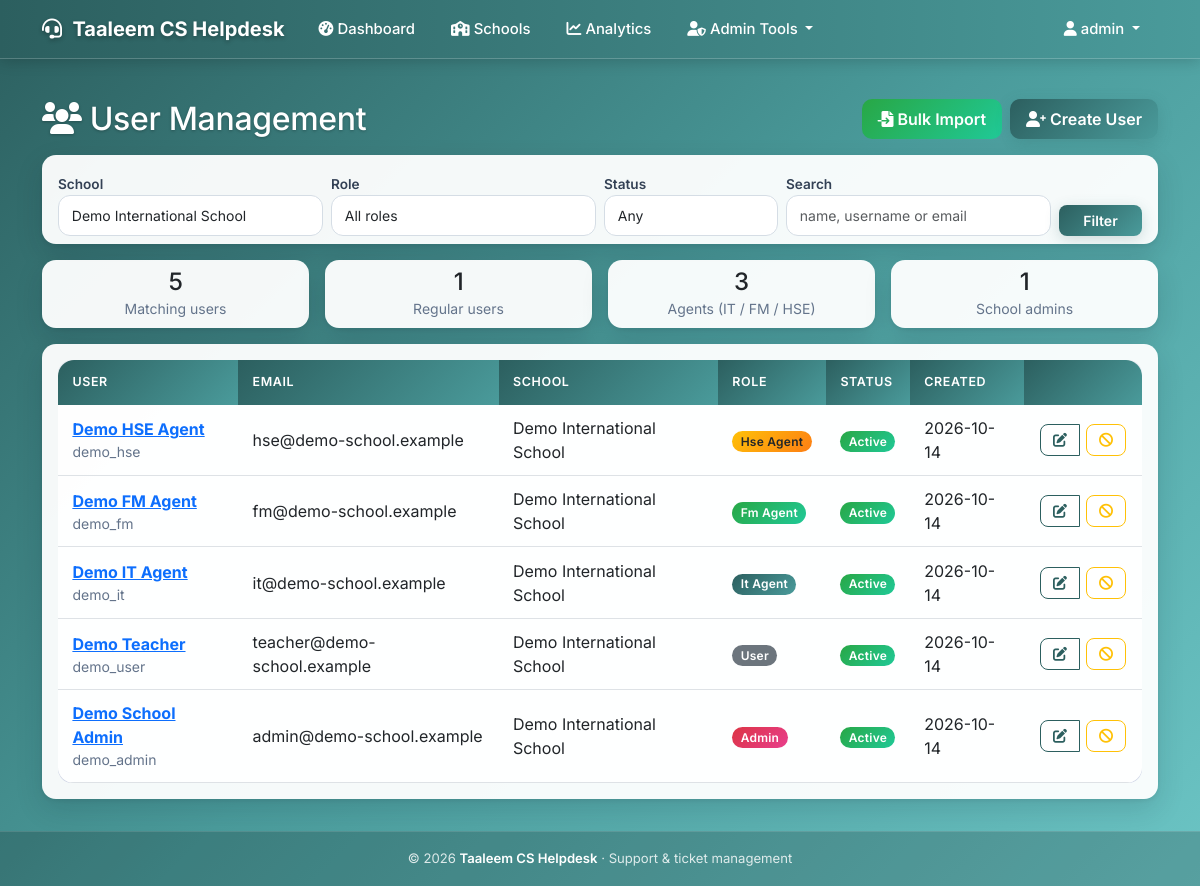
Page /admin/users?school_id=2 (signed in) on the committed database.
### models.py (models this page shows, shortened)
class SystemSettings(db.Model):
    __tablename__ = 'system_settings'
    id = db.Column(db.Integer, primary_key=True)
    system_name = db.Column(db.String(100), nullable=False, default='Al Qeyam Helpdesk')
    logo_filename = db.Column(db.String(200), nullable=True)
    updated_at = db.Column(db.DateTime, default=utc_now, onupdate=utc_now)

class User(UserMixin, db.Model):
    __tablename__ = 'users'
    id = db.Column(db.Integer, primary_key=True)
    username = db.Column(db.String(80), unique=True, nullable=False)
    email = db.Column(db.String(120), unique=True, nullable=False)
    password_hash = db.Column(db.String(255), nullable=False)
    role = db.Column(db.String(20), default='user')  # see ALL_ROLES
    department = db.Column(db.Text, nullable=True)  # free text / admin module permissions as JSON
    is_active = db.Column(db.Boolean, default=True)
    created_at = db.Column(db.DateTime, default=utc_now)
    school_id = db.Column(db.Integer, db.ForeignKey('schools.id'), nullable=True, index=True)
    full_name = db.Column(db.String(120), nullable=True)
    must_change_password = db.Column(db.Boolean, default=False)
    school = db.relationship('School', foreign_keys=[school_id])
    @property
    def display_name(self):
        return self.full_name or self.username

class School(db.Model):
    __tablename__ = 'schools'
    id = db.Column(db.Integer, primary_key=True)
    name = db.Column(db.String(150), nullable=False, unique=True)
    slug = db.Column(db.String(60), nullable=False, unique=True, index=True)
    display_name = db.Column(db.String(150), nullable=True)   # shown in the UI header; defaults to name
    logo_filename = db.Column(db.String(200), nullable=True)
    primary_color = db.Column(db.String(7), nullable=True)
    secondary_color = db.Column(db.String(7), nullable=True)
    contact_email = db.Column(db.String(120), nullable=True)
    is_active = db.Column(db.Boolean, default=True, nullable=False)
    created_at = db.Column(db.DateTime, default=utc_now)
    updated_at = db.Column(db.DateTime, default=utc_now, onupdate=utc_now)

### app.py (the view)
@app.route('/admin/users')
@require_module_access('user_management')
@platform_scope
def admin_users():
    query = User.query
    if current_user.role != ROLE_SUPER_ADMIN:
        query = query.filter(User.role != ROLE_SUPER_ADMIN)
    school_filter = request.args.get('school_id', type=int)
    role_filter = request.args.get('role', '').strip()
    status_filter = request.args.get('status', '').strip()
    term = request.args.get('q', '').strip()
    if school_filter and current_user.role == ROLE_SUPER_ADMIN:
        query = query.filter(User.school_id == school_filter)
    if role_filter in ALL_ROLES:
        query = query.filter(User.role == role_filter)
    if status_filter in ('active', 'inactive'):
        query = query.filter(User.is_active == (status_filter == 'active'))
    if term:
        like = f'%{term}%'
        query = query.filter(db.or_(User.username.ilike(like), User.email.ilike(like), User.full_name.ilike(like)))
    counts = dict(query.with_entities(User.role, db.func.count(User.id)).group_by(User.role).all())
    page = request.args.get('page', 1, type=int)
    pagination = query.order_by(User.created_at.desc(), User.id.desc()).paginate(page=page, per_page=50, error_out=False)
    return render_template('admin_users.html', users=pagination.items, pagination=pagination, counts=counts,
                           total=sum(counts.values()), schools=_schools_for_forms(), filters={
                               'school_id': school_filter, 'role': role_filter, 'status': status_filter, 'q': term})

### access.py (called while the page is built)
def check_module_access(module_name):
    if not current_user.is_authenticated:
        return False
    if current_user.role == ROLE_SUPER_ADMIN:
        return True
    if current_user.role not in MODULE_PERMISSIONS.get(module_name, []):
        return False
    if current_user.role == ROLE_ADMIN:
        return _admin_module_overrides(current_user).get(module_name, True) is not False
    return True

def require_module_access(module_name):
    def decorator(f):
        @login_required
        @wraps(f)
        def decorated_function(*args, **kwargs):
            if not check_module_access(module_name):
                flash('Access denied. You do not have permission to access this module.', 'error')
                return redirect(url_for('dashboard'))
            return f(*args, **kwargs)
        return decorated_function
    return decorator

### app.py (called while the page is built)
@login_manager.user_loader
def load_user(user_id):
    try:
        user = unscoped_get(User, int(user_id))
    except (TypeError, ValueError):
        return None
    if not user or not user.is_active:
        return None
    if user.role != ROLE_SUPER_ADMIN:
        school = db.session.get(School, user.school_id) if user.school_id else None
        if not school or not school.is_active:
            return None
    return user

@app.context_processor
def inject_system_settings():
    try:
        school = active_school()
        if school:
            branding = school
            theme = build_theme(school.primary_color, school.secondary_color)
        else:
            branding = _PlatformBranding(SystemSettings.query.first())
            theme = build_theme()
        return {'system_settings': branding, 'current_school': school, 'theme': theme, 'now_year': datetime.now().year}
    except Exception:
        logger.exception('Failed to build branding context')
        return {'system_settings': _PlatformBranding(), 'current_school': None, 'theme': build_theme(), 'now_year': datetime.now().year}

def _schools_for_forms():
    if current_user.role == ROLE_SUPER_ADMIN:
        return School.query.order_by(School.name).all()
    return []

### tenancy.py (called while the page is built, shortened)
def effective_school_id():
    if not has_request_context():
        return BYPASS  # CLI / scheduler / migrations: explicit, trusted code
    if g.get('tenant_bypass'):
        return BYPASS

def unscoped_get(model, ident):
    return db.session.get(model, ident, execution_options={'tenant_bypass': True})

### templates/admin_users.html (shortened to what this page needs)
{% extends "base.html" %}
{% block content %}
<div class="d-flex flex-wrap justify-content-between align-items-center mb-3 gap-2">
    <h2 class="mb-0"><i class="fas fa-users me-2"></i>User Management</h2>
    <div class="d-flex gap-2">
        <a href="{{ url_for('tenant.import_users_view') }}" class="btn btn-success"><i class="fas fa-file-import me-1"></i>Bulk Import</a>
        <a href="{{ url_for('create_user', school_id=filters.school_id) if filters.school_id else url_for('create_user') }}" class="btn btn-primary"><i class="fas fa-user-plus me-1"></i>Create User</a>
    </div>
</div>
<div class="card mb-3">
    <div class="card-body py-2">
        <form method="GET" class="row g-2 align-items-end">
            {% if current_user.role == 'super_admin' %}
            <div class="col-md-3">
                <label class="form-label small mb-0">School</label>
                <select class="form-select form-select-sm" name="school_id">
                    {% for s in schools %}<option value="{{ s.id }}" {% if filters.school_id == s.id %}selected{% endif %}>{{ s.name }}</option>{% endfor %}
                </select>
            </div>
            {% endif %}
            <div class="col-md-3">
                <label class="form-label small mb-0">Role</label>
                <select class="form-select form-select-sm" name="role">
                    <option value="">All roles</option>
                </select>
            </div>
            <div class="col-md-2">
                <label class="form-label small mb-0">Status</label>
                <select class="form-select form-select-sm" name="status">
                    <option value="">Any</option>
                </select>
            </div>
            <div class="col-md-3">
                <label class="form-label small mb-0">Search</label>
                <input class="form-control form-control-sm" name="q" value="{{ filters.q }}" placeholder="name, username or email">
            </div>
            <div class="col-md-1 d-grid"><button class="btn btn-sm btn-primary">Filter</button></div>
        </form>
    </div>
</div>
<div class="row g-3 mb-3">
    <div class="col-6 col-md-3"><div class="card text-center"><div class="card-body py-2"><h4 class="mb-0">{{ total }}</h4><small class="text-muted">Matching users</small></div></div></div>
    <div class="col-6 col-md-3"><div class="card text-center"><div class="card-body py-2"><h4 class="mb-0">{{ counts.get('user', 0) }}</h4><small class="text-muted">Regular users</small></div></div></div>
    <div class="col-6 col-md-3"><div class="card text-center"><div class="card-body py-2"><h4 class="mb-0">{{ counts.get('it_agent', 0) + counts.get('fm_agent', 0) + counts.get('hse_agent', 0) }}</h4><small class="text-muted">Agents (IT / FM / HSE)</small></div></div></div>
    <div class="col-6 col-md-3"><div class="card text-center"><div class="card-body py-2"><h4 class="mb-0">{{ counts.get('admin', 0) }}</h4><small class="text-muted">School admins</small></div></div></div>
</div>
<div class="card">
    <div class="card-body">
        {% if users %}
        <div class="table-responsive">
            <table class="table table-hover align-middle">
                <thead><tr><th>User</th><th>Email</th>{% if current_user.role == 'super_admin' %}<th>School</th>{% endif %}<th>Role</th><th>Status</th><th>Created</th><th></th></tr></thead>
                <tbody>
                {% for user in users %}
                <tr>
                    <td>
                        <a href="{{ url_for('view_user', user_id=user.id) }}"><strong>{{ user.display_name }}</strong></a>
                        {% if user.full_name %}<small class="text-muted d-block">{{ user.username }}</small>{% endif %}
                    </td>
                    <td>{{ user.email }}</td>
                    {% if current_user.role == 'super_admin' %}<td>{{ user.school.name if user.school else '— platform —' }}</td>{% endif %}
                    <td><span class="badge bg-{{ 'dark' if user.role == 'super_admin' else 'danger' if user.role == 'admin' else 'primary' if user.role == 'it_agent' else 'success' if user.role == 'fm_agent' else 'warning text-dark' if user.role == 'hse_agent' else 'secondary' }}">{{ user.role.replace('_', ' ')|title }}</span></td>
                    <td>{% if user.is_active %}<span class="badge bg-success">Active</span>{% else %}<span class="badge bg-danger">Inactive</span>{% endif %}</td>
                    <td>{{ user.created_at.strftime('%Y-%m-%d') if user.created_at else '' }}</td>
                    <td class="text-end">
                        {% if user.id != current_user.id %}
                        <div class="btn-group">
                            <a href="{{ url_for('edit_user', user_id=user.id) }}" class="btn btn-sm btn-outline-primary" title="Edit"><i class="fas fa-edit"></i></a>
                            <form method="POST" action="{{ url_for('toggle_user_status', user_id=user.id) }}" class="d-inline">
                                <button type="submit" class="btn btn-sm btn-outline-{{ 'warning' if user.is_active else 'success' }}" title="{{ 'Deactivate' if user.is_active else 'Activate' }}"
                                        onclick="return confirm('Are you sure you want to {{ 'deactivate' if user.is_active else 'activate' }} this user?')">
                                    <i class="fas fa-{{ 'ban' if user.is_active else 'check' }}"></i></button>
                            </form>
                        </div>
                        {% else %}<span class="text-muted small">Current user</span>{% endif %}
                    </td>
                </tr>
                {% endfor %}
                </tbody>
            </table>
        </div>
        {% else %}
        <p class="text-muted text-center mb-0">No users found.</p>
        {% endif %}
    </div>
</div>
{% endblock %}

### templates/base.html (shortened to what this page needs)
<!DOCTYPE html>
<html lang="en">
<head>
    <link href="https://cdn.jsdelivr.net/npm/bootstrap@5.3.0/dist/css/bootstrap.min.css" rel="stylesheet">
    <link href="https://cdnjs.cloudflare.com/ajax/libs/font-awesome/6.0.0/css/all.min.css" rel="stylesheet">
</head>
<body>
    <nav class="navbar navbar-expand-xl navbar-dark">
        <div class="container">
            <a class="navbar-brand" href="{{ url_for('dashboard') if current_user.is_authenticated else url_for('index') }}">
                {% if system_settings.logo_filename %}
                    <img src="{{ url_for('static', filename='uploads/' + system_settings.logo_filename) }}" alt="Logo" style="height:32px;width:auto;margin-right:8px;vertical-align:middle;object-fit:contain;">
                {% else %}
                    <i class="fas fa-headset me-2"></i>
                {% endif %}{{ system_settings.system_name }}
            </a>
            <div class="collapse navbar-collapse" id="navbarNav">
                <ul class="navbar-nav me-auto">
                    {% if current_user.is_authenticated %}
                        <li class="nav-item">
                            <a class="nav-link" href="{{ url_for('dashboard') }}">
                                <i class="fas fa-tachometer-alt me-1"></i>Dashboard
                            </a>
                        </li>
                        {% if current_user.role == 'super_admin' %}
                            <li class="nav-item">
                                <a class="nav-link" href="{{ url_for('tenant.platform_dashboard') }}">
                                    <i class="fas fa-school me-1"></i>Schools
                                </a>
                            </li>
                            <li class="nav-item">
                                <a class="nav-link" href="{{ url_for('tenant.analytics') }}">
                                    <i class="fas fa-chart-line me-1"></i>Analytics
                                </a>
                            </li>
                        {% endif %}
                        {% if current_user.role in ['admin', 'super_admin'] %}
                            <li class="nav-item dropdown">
                                <a class="nav-link dropdown-toggle" href="#" id="adminDropdown" role="button" data-bs-toggle="dropdown">
                                    <i class="fas fa-user-shield me-1"></i>Admin Tools
                                </a>
                            </li>
                        {% endif %}
                    {% endif %}
                </ul>
                <ul class="navbar-nav">
                    {% if current_user.is_authenticated %}
                        <li class="nav-item dropdown">
                            <a class="nav-link dropdown-toggle" href="#" id="navbarDropdown" role="button" data-bs-toggle="dropdown">
                                <i class="fas fa-user me-1"></i>{{ current_user.username }}
                            </a>
                        </li>
                    {% else %}
                        <li class="nav-item">
                            <a class="nav-link" href="{{ url_for('login') }}">
                                <i class="fas fa-sign-in-alt me-1"></i>Login
                            </a>
                        </li>
                    {% endif %}
                </ul>
            </div>
        </div>
    </nav>
    <main class="container main-content" style="padding-top: 0.5rem;">
        {% block content %}{% endblock %}
    </main>
    <footer class="site-footer">
        <div class="container">
            &copy; {{ now_year }} <a href="{{ url_for('index') }}">{{ system_settings.system_name }}</a>
            &middot; Support &amp; ticket management
        </div>
    </footer>
</body>
</html>

### rows in the picture
SystemSettings: system_name "Taaleem CS Helpdesk"
User: username "admin"
User: display_name "Demo HSE Agent", username "demo_hse", email "hse@demo-school.example", school "Demo International School", role.replace "Hse Agent", is_active "Active", created_at "2026-10-14"
User: display_name "Demo FM Agent", username "demo_fm", email "fm@demo-school.example", school "Demo International School", role.replace "Fm Agent", is_active "Active", created_at "2026-10-14"
User: display_name "Demo IT Agent", username "demo_it", email "it@demo-school.example", school "Demo International School", role.replace "It Agent", is_active "Active", created_at "2026-10-14"
User: display_name "Demo Teacher", username "demo_user", email "teacher@demo-school.example", school "Demo International School", role.replace "User", is_active "Active", created_at "2026-10-14"
User: display_name "Demo School Admin", username "demo_admin", email "admin@demo-school.example", school "Demo International School", role.replace "Admin", is_active "Active", created_at "2026-10-14"

### other values in the picture
{{ total }} "5"
{{ counts.get('user', 0) }} "1"
{{ counts.get('admin', 0) }} "1"
form field school_id "Demo International School"
